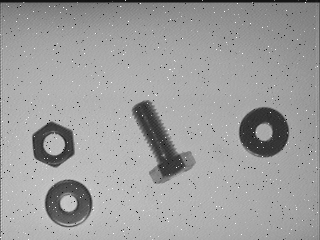
//> input picture data/test_noise.pgm, 320 x 240 px
$ ./main   (built with g++ and OpenCV 4)
//> lines starting //> are read from the running program, lines starting //| are printed output that depends on the picture; after the words box and inside, x2 and y2 are one past the last pixel; in counts of white or black regions, pixels touching at a corner belong together
### DisplayWindow.h
#ifndef DisplayWindow_H_
#define DisplayWindow_H_

#include <string>
#include <iostream>
using namespace std;

// OpenCV includes
#include <opencv2/imgproc.hpp>
#include <opencv2/highgui.hpp>
using namespace cv;

class DisplayWindow {

public:

	DisplayWindow(string window_name, int cols,int rows);
	void add_image(string title, Mat img);
	void show();
private:
    int cols;
    int rows;
    int c_width;
    int c_height;
    vector<string> titles;
    vector<Mat> images;
    Mat final_image;
    string window_title;
};
#endif

### DisplayWindow.cpp
#include "DisplayWindow.h"
#include <iostream>
using namespace std;

DisplayWindow::DisplayWindow(string window_title, int cols, int rows) :
    window_title{ "all processes" },cols{2},rows{2}
{
    this->window_title = window_title;
    this->cols = cols;
    this->rows = rows;
    this->c_width = 1280;
    this->c_height = 720;

    namedWindow(window_title, WINDOW_AUTOSIZE);
    this->final_image = Mat(this->c_height, this->c_width, CV_8UC3);
    imshow(this->window_title, this->final_image);
}

void DisplayWindow::add_image(string title, Mat image)
{
    this->titles.push_back(title);
    this->images.push_back(image);

}

void DisplayWindow::show()
{
    // Clean our canvas
    this->final_image.setTo(Scalar(20, 20, 20));

    // width and height of cell. add 10 px of padding between images
    int single_image_width = (c_width / cols);
    int single_image_height = (c_height / rows);
    cout << (this->images.size() )<< endl;
    int max_images = (this->images.size() > cols * rows) ? cols * rows : this->images.size();
    int i = 0;
    vector<string>::iterator titles_it = this->titles.begin();

    for (vector<Mat>::iterator it = this->images.begin(); it != this->images.end(); ++it)
    {
        string title = *titles_it;
        int cell_x = (single_image_width) * ((i) % cols);
        int cell_y = (single_image_height)*floor((i) / (float)cols);
        cout << "this is Y "<<cell_y << endl;
        Rect mask(cell_x, cell_y, single_image_width, single_image_height);

        //For each cell draw an image if exists
        Mat cell(this->final_image, mask);
        // resize image to cell size
        Mat resized;
        double cell_aspect = (double)single_image_width / (double)single_image_height;
        Mat img = *it;
        double img_aspect = (double)img.cols / (double)img.rows;
        double f = (cell_aspect < img_aspect) ? (double)single_image_width / (double)img.cols : (double)single_image_height / (double)img.rows;
        resize(img, resized, Size(0, 0), f, f);
        if (resized.channels() == 1) {
            cvtColor(resized, resized, COLOR_GRAY2BGR);
        }

        // Assign the image
        Mat sub_cell(this->final_image, Rect(cell_x, cell_y, resized.cols, resized.rows));
        resized.copyTo(sub_cell);
        putText(cell, title.c_str(), Point(20, 20), FONT_HERSHEY_SIMPLEX, 0.5, Scalar(255,255,255), 1, LINE_AA);
        i++;
        ++titles_it;
        if (i == max_images)
            break;
    }

    // show image
    imshow(this->window_title, this->final_image);
}

### main.cpp
#include <iostream>
#include <string>
#include <sstream>
#include <cmath>
#include <memory>

#include <opencv2/core/core.hpp>
#include <opencv2/core/utility.hpp>
#include <opencv2/highgui/highgui.hpp>
#include <opencv2/imgproc.hpp>
#include <iostream>
#include <string>
#include "DisplayWindow.h"

using namespace cv;
using namespace std;

shared_ptr<DisplayWindow> window;


static Scalar randomColor(RNG& rng)
{
	auto icolor = (unsigned)rng;
	return Scalar(icolor & 255, (icolor >> 8) & 255, (icolor >> 16) & 255);
}

Mat calculateLightPattern(Mat img)
{
	Mat pattern;
	// Basic and effective way to calculate the light pattern from one image
	blur(img, pattern, Size(img.cols / 3, img.cols / 3));
	cout << "wtf is that ?"<< img.cols << endl;
	return pattern;
}

Mat removeLight(Mat img, Mat pattern)
{
	Mat aux;
		// Require change our image to 32 float for division
		Mat img32, pattern32;
		img.convertTo(img32, CV_32F);
		pattern.convertTo(pattern32, CV_32F);
		// Divide the imabe by the pattern
		aux = 1 - (img32 / pattern32);
		// Convert 8 bits format
		aux.convertTo(aux, CV_8U, 255);
	//equalizeHist( aux, aux );
	return aux;
}

Mat ConnectedComponents(Mat img)
{
	// Use connected components to divide our possibles parts of images
	Mat labels;
	auto num_objects = connectedComponents(img, labels);
	// Check the number of objects detected
	if (num_objects < 2) {
		cout << "No objects detected" << endl;
		return labels;
	}
	else {
		cout << "Number of objects detected: " << num_objects - 1 << endl;
	}
	// Create output image coloring the objects
	Mat output = Mat::zeros(img.rows, img.cols, CV_8UC3);
	RNG rng(0xFFFFFFFF);
	for (auto i = 1; i < num_objects; i++) {
		Mat mask = labels == i;
		output.setTo(randomColor(rng), mask);
	}
	return output;
}


int main(int argc, const char** argv) {

	window = make_shared<DisplayWindow>("Main window", 2, 2);

	// Load image to process
	String img_file = "data/test_noise.pgm";
	Mat img = imread(img_file, 0);
//> img is the input picture: 240 rows x 320 cols, CV_8UC1; min 0, max 255, mean 157
	if (img.data == NULL) {
		cout << "Error loading image " << img_file << endl;
		return 0;
	}
	else {
		cout << "super !";
	}


	Mat img_noise;
	medianBlur(img, img_noise, 3);

	// Load image to process
	String light_pattern_file = "data/light.pgm";
	Mat light_pattern = imread(light_pattern_file, 0);
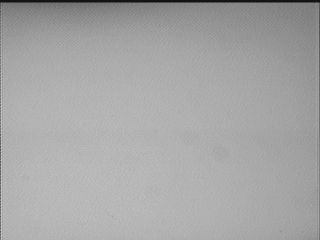
//> input picture data/light.pgm, 320 x 240 px
//> light_pattern is the input picture: 240 rows x 320 cols, CV_8UC1; min 16, max 214, mean 165.8


	medianBlur(light_pattern, light_pattern, 3);

	Mat img_no_light;
	img_noise.copyTo(img_no_light);

	img_no_light = removeLight(img_noise, light_pattern);
//> in removeLight, `aux = 1 - (img32 / pattern32);`:
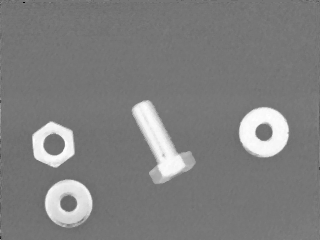
//> aux: 240 rows x 320 cols, CV_32FC1; min -0.621, max 0.717, mean 0.0467; drawn with min black and max white


	// Binarize image for segment
	Mat img_thr,img_thr_detect;
	threshold(img_no_light, img_thr, 30, 255, THRESH_BINARY);
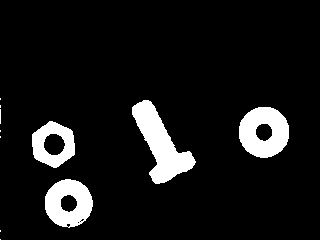
//> img_thr: 240 rows x 320 cols, CV_8UC1; 9% white; 11 white regions (7 under 20 px), largest, box (x1, y1, x2, y2) and area: (132, 100, 196, 184) 2281, (239, 107, 289, 158) 1816, (45, 179, 93, 228) 1593, (32, 121, 75, 168) 1172


	img_thr_detect=ConnectedComponents(img_thr);
//> in ConnectedComponents, `auto num_objects = connectedComponents(img, labels);`:
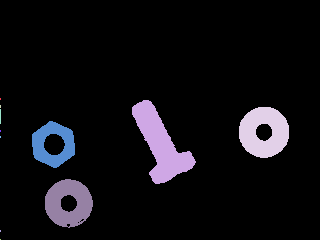
//> labels: 240 rows x 320 cols, CV_32SC1; 12 distinct labels, from 0 to 11; one colour per label, 0 black
//> in ConnectedComponents, `auto num_objects = connectedComponents(img, labels);`: num_objects = 12
//| Number of objects detected: 11
//> the loop in ConnectedComponents, `for (auto i = 1; i < num_objects; i++)` made 11 passes
//> icolor in randomColor on passes 1 to 11: 130063606, 3003295397, 3870020839, 1350273629, 4024955497, 3216027310, 1172977286, 1125683993, 3469450876, 869437529, 4202398751
//> pass 3, in ConnectedComponents, `Mat mask = labels == i;`:
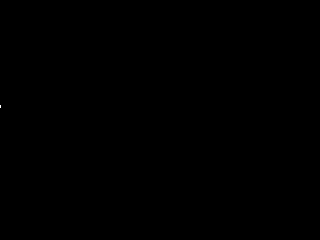
//> mask: 240 rows x 320 cols, CV_8UC1; 0% white in thin lines or dots, all inside (x1, y1, x2, y2) = (0, 105, 1, 108)
//> after the loop in ConnectedComponents, `for (auto i = 1; i < num_objects; i++)`:
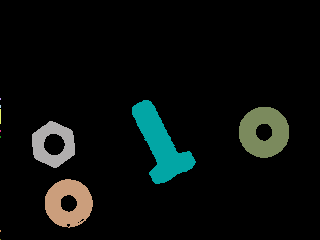
//> output: 240 rows x 320 cols, CV_8UC3; mean B, G, R 12.4, 14.2, 9.9

	window->add_image("original", img);
	window->add_image("denoised", img_noise);
	window->add_image("segmented", img_thr);
	window->add_image("denoised", img_thr_detect);

	window->show();
//| 4
//> in show, `int max_images = (this->images.size() > cols * rows) ? cols * rows : t..`: max_images = 4
//> the loop in show, `for (vector<Mat>::iterator it = this->images.begin(); it != this->imag..` made 4 passes
//| this is Y 0
//| this is Y 0
//| this is Y 360
//| this is Y 360
//> in show, `imshow(this->window_title, this->final_image);`:
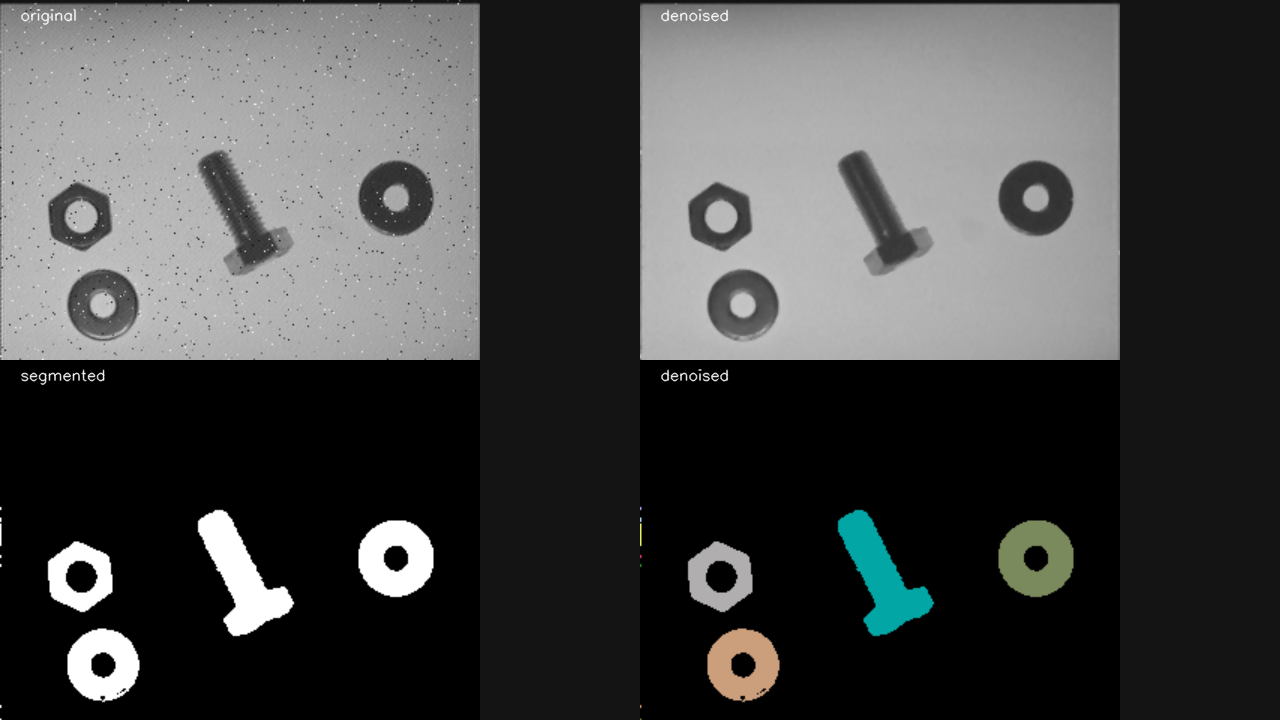
//> window 'Main window': 720 rows x 1280 cols, CV_8UC3; mean B, G, R 70.7, 71.1, 70.3
	waitKey(0);


	return 0;

}
